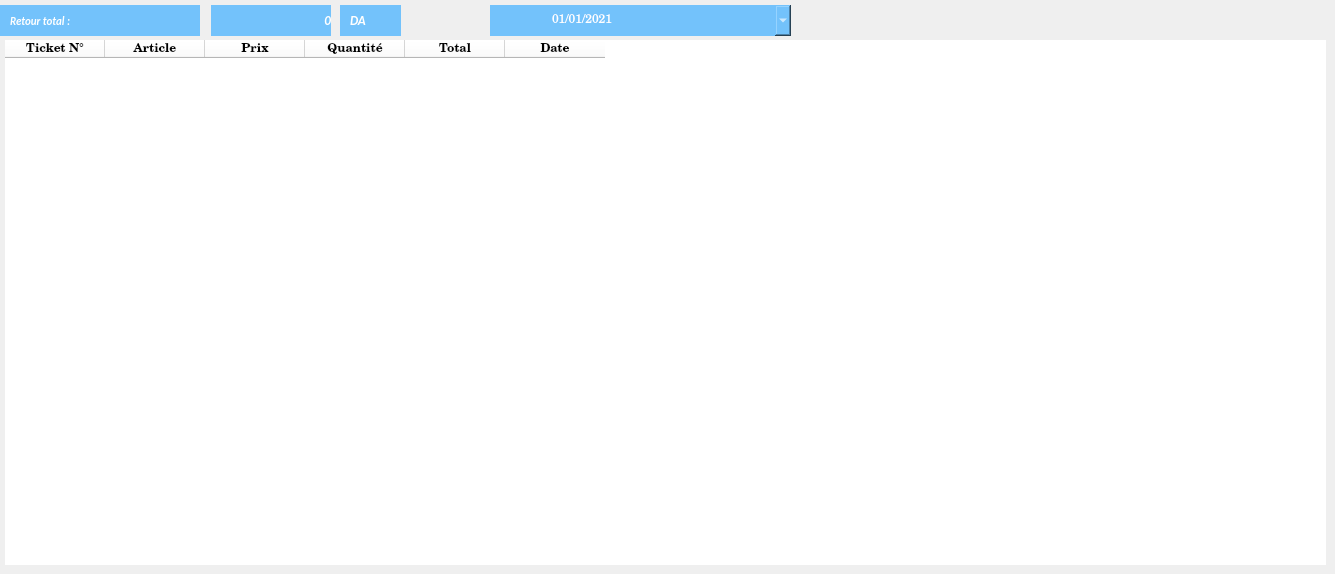
    <widget class="QWidget" name="widget">
     <attribute name="title">
      <string>Articles Retournés</string>
     </attribute>
     <widget class="QPushButton" name="backDateSearch">
      <property name="geometry">
       <rect>
        <x>490</x>
        <y>5</y>
        <width>60</width>
        <height>31</height>
       </rect>
      </property>
      <property name="sizePolicy">
       <sizepolicy hsizetype="Minimum" vsizetype="Maximum">
        <horstretch>0</horstretch>
        <verstretch>0</verstretch>
       </sizepolicy>
      </property>
      <property name="font">
       <font>
        <family>Calibri</family>
        <pointsize>8</pointsize>
        <weight>75</weight>
        <italic>true</italic>
        <bold>true</bold>
        <underline>false</underline>
        <kerning>true</kerning>
       </font>
      </property>
      <property name="cursor">
       <cursorShape>PointingHandCursor</cursorShape>
      </property>
      <property name="toolTip">
       <string>Imprimer ue fiche détaillée</string>
      </property>
      <property name="statusTip">
       <string/>
      </property>
      <property name="autoFillBackground">
       <bool>false</bool>
      </property>
      <property name="styleSheet">
       <string notr="true">QPushButton{background-color:#73C2FB; color : white; border: 0px solid #000028 ;  text-align:center;}
QPushButton:hover{background:#f9fafc;color:orange;}
QPushButton:focus{color:#00ea00}
</string>
      </property>
      <property name="text">
       <string/>
      </property>
      <property name="icon">
       <iconset>
        <normaloff>../../IMAGES/Icons/dateWhite.png</normaloff>../../IMAGES/Icons/dateWhite.png</iconset>
      </property>
      <property name="iconSize">
       <size>
        <width>21</width>
        <height>21</height>
       </size>
      </property>
     </widget>
     <widget class="QDateEdit" name="backDater">
      <property name="geometry">
       <rect>
        <x>550</x>
        <y>5</y>
        <width>241</width>
        <height>31</height>
       </rect>
      </property>
      <property name="font">
       <font>
        <family>Century Schoolbook L</family>
       </font>
      </property>
      <property name="styleSheet">
       <string notr="true">background-color:#73C2FB;border:0px;color:white;</string>
      </property>
      <property name="minimumDate">
       <date>
        <year>2020</year>
        <month>9</month>
        <day>14</day>
       </date>
      </property>
      <property name="displayFormat">
       <string>dd/MM/yyyy</string>
      </property>
      <property name="calendarPopup">
       <bool>true</bool>
      </property>
      <property name="date">
       <date>
        <year>2021</year>
        <month>1</month>
        <day>1</day>
       </date>
      </property>
     </widget>
     <widget class="QPushButton" name="recette_7">
      <property name="geometry">
       <rect>
        <x>340</x>
        <y>5</y>
        <width>61</width>
        <height>31</height>
       </rect>
      </property>
      <property name="sizePolicy">
       <sizepolicy hsizetype="Minimum" vsizetype="Maximum">
        <horstretch>0</horstretch>
        <verstretch>0</verstretch>
       </sizepolicy>
      </property>
      <property name="font">
       <font>
        <family>Calibri</family>
        <pointsize>10</pointsize>
        <weight>75</weight>
        <italic>true</italic>
        <bold>true</bold>
        <underline>false</underline>
        <kerning>true</kerning>
       </font>
      </property>
      <property name="cursor">
       <cursorShape>ArrowCursor</cursorShape>
      </property>
      <property name="focusPolicy">
       <enum>Qt::NoFocus</enum>
      </property>
      <property name="toolTip">
       <string>Imprimer ue fiche détaillée</string>
      </property>
      <property name="statusTip">
       <string/>
      </property>
      <property name="autoFillBackground">
       <bool>false</bool>
      </property>
      <property name="styleSheet">
       <string notr="true">QPushButton{background-color:#73C2FB; color : white; border: 0px solid #000028 ;  text-align:left; padding-left:10px;}
</string>
      </property>
      <property name="text">
       <string>DA</string>
      </property>
      <property name="iconSize">
       <size>
        <width>21</width>
        <height>21</height>
       </size>
      </property>
     </widget>
     <widget class="QPushButton" name="registerPrint_7">
      <property name="geometry">
       <rect>
        <x>0</x>
        <y>5</y>
        <width>200</width>
        <height>31</height>
       </rect>
      </property>
      <property name="sizePolicy">
       <sizepolicy hsizetype="Minimum" vsizetype="Maximum">
        <horstretch>0</horstretch>
        <verstretch>0</verstretch>
       </sizepolicy>
      </property>
      <property name="font">
       <font>
        <family>Calibri</family>
        <pointsize>8</pointsize>
        <weight>75</weight>
        <italic>true</italic>
        <bold>true</bold>
        <underline>false</underline>
        <kerning>true</kerning>
       </font>
      </property>
      <property name="cursor">
       <cursorShape>ArrowCursor</cursorShape>
      </property>
      <property name="toolTip">
       <string>Imprimer ue fiche détaillée</string>
      </property>
      <property name="statusTip">
       <string/>
      </property>
      <property name="autoFillBackground">
       <bool>false</bool>
      </property>
      <property name="styleSheet">
       <string notr="true">QPushButton{background-color:#73C2FB; color : white; border: 0px solid #000028 ;  text-align:left; padding-left:10px;}
</string>
      </property>
      <property name="text">
       <string>Retour total :</string>
      </property>
      <property name="icon">
       <iconset>
        <normaloff>../../IMAGES/Icons/registerCash.png</normaloff>../../IMAGES/Icons/registerCash.png</iconset>
      </property>
      <property name="iconSize">
       <size>
        <width>21</width>
        <height>21</height>
       </size>
      </property>
     </widget>
     <widget class="QTableWidget" name="backtableWidget">
      <property name="geometry">
       <rect>
        <x>5</x>
        <y>40</y>
        <width>1321</width>
        <height>525</height>
       </rect>
      </property>
      <property name="font">
       <font>
        <family>Century Schoolbook L</family>
       </font>
      </property>
      <property name="styleSheet">
       <string notr="true">background-color:white; border:0px;</string>
      </property>
      <column>
       <property name="text">
        <string>Ticket N°</string>
       </property>
       <property name="font">
        <font>
         <pointsize>9</pointsize>
         <weight>75</weight>
         <bold>true</bold>
        </font>
       </property>
      </column>
      <column>
       <property name="text">
        <string>Article</string>
       </property>
       <property name="font">
        <font>
         <weight>75</weight>
         <bold>true</bold>
        </font>
       </property>
      </column>
      <column>
       <property name="text">
        <string>Prix</string>
       </property>
       <property name="font">
        <font>
         <weight>75</weight>
         <bold>true</bold>
        </font>
       </property>
      </column>
      <column>
       <property name="text">
        <string>Quantité</string>
       </property>
       <property name="font">
        <font>
         <weight>75</weight>
         <bold>true</bold>
        </font>
       </property>
      </column>
      <column>
       <property name="text">
        <string>Total</string>
       </property>
       <property name="font">
        <font>
         <weight>75</weight>
         <bold>true</bold>
        </font>
       </property>
      </column>
      <column>
       <property name="text">
        <string>Date</string>
       </property>
       <property name="font">
        <font>
         <weight>75</weight>
         <bold>true</bold>
        </font>
       </property>
      </column>
     </widget>
     <widget class="QPushButton" name="backtotal">
      <property name="geometry">
       <rect>
        <x>211</x>
        <y>5</y>
        <width>120</width>
        <height>31</height>
       </rect>
      </property>
      <property name="sizePolicy">
       <sizepolicy hsizetype="Minimum" vsizetype="Maximum">
        <horstretch>0</horstretch>
        <verstretch>0</verstretch>
       </sizepolicy>
      </property>
      <property name="font">
       <font>
        <family>Calibri</family>
        <pointsize>10</pointsize>
        <weight>75</weight>
        <italic>true</italic>
        <bold>true</bold>
        <underline>false</underline>
        <kerning>true</kerning>
       </font>
      </property>
      <property name="cursor">
       <cursorShape>ArrowCursor</cursorShape>
      </property>
      <property name="focusPolicy">
       <enum>Qt::NoFocus</enum>
      </property>
      <property name="toolTip">
       <string>Imprimer ue fiche détaillée</string>
      </property>
      <property name="statusTip">
       <string/>
      </property>
      <property name="autoFillBackground">
       <bool>false</bool>
      </property>
      <property name="styleSheet">
       <string notr="true">QPushButton{background-color:#73C2FB; color : white; border: 0px solid #000028 ;  text-align:right}
</string>
      </property>
      <property name="text">
       <string>0</string>
      </property>
      <property name="iconSize">
       <size>
        <width>21</width>
        <height>21</height>
       </size>
      </property>
     </widget>
    </widget>
